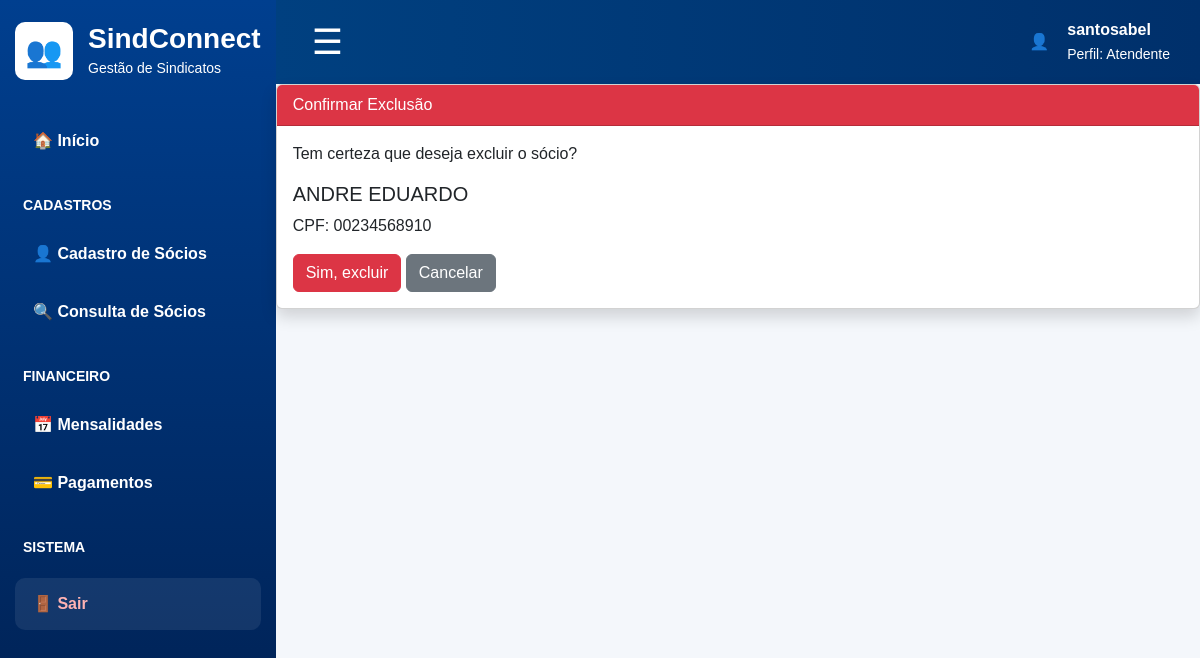
Before: /socios/excluir/8/ (signed in) with the older database file.
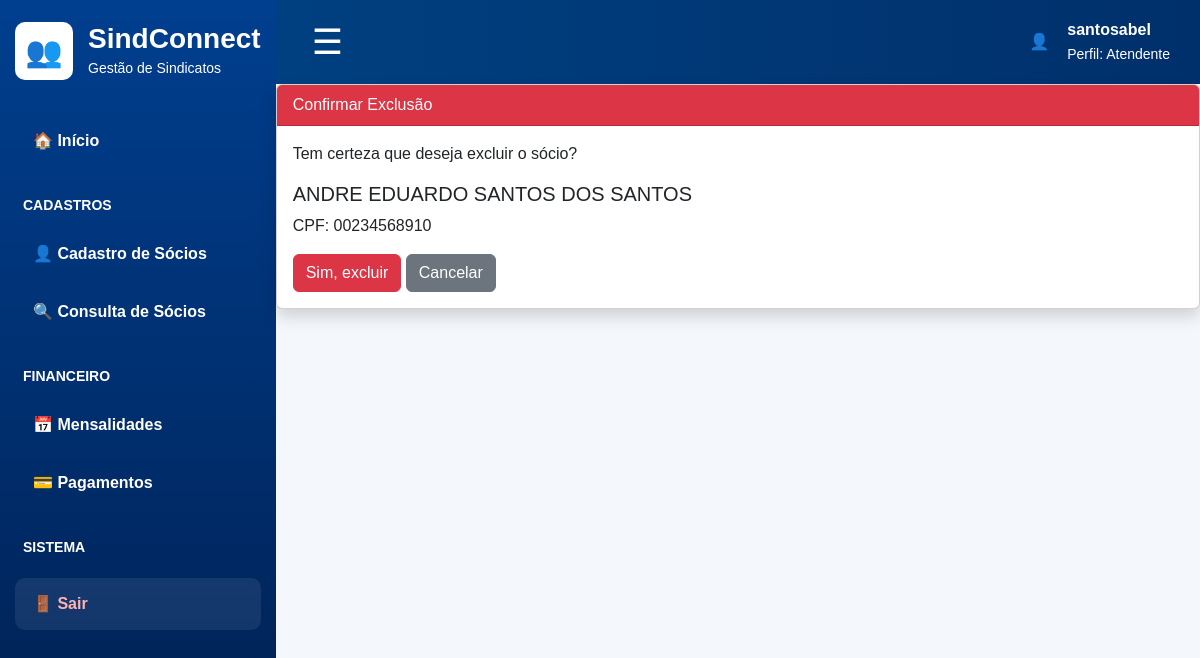
After: the same page with the newer database file.
### app/models.py (models this page shows, shortened)
class Socio(models.Model):
    SEXO_CHOICES = [
        ('M', 'Masculino'),
        ('F', 'Feminino'),
        ('O', 'Outro'),
    ]
    nome = models.CharField(max_length=150)
    cpf = models.CharField(max_length=14, unique=True)
    rg = models.CharField(max_length=20, blank=True, null=True)
    data_nascimento = models.DateField()
    sexo = models.CharField(max_length=1, choices=SEXO_CHOICES)
    endereco = models.CharField(max_length=200)
    telefone = models.CharField(max_length=20)
    email = models.EmailField(blank=True, null=True)
    cargo_funcao = models.CharField(max_length=100)
    data_filiacao = models.DateField()
    documentos = models.TextField(blank=True, null=True)
    criado_em = models.DateTimeField(auto_now_add=True)

### app/views.py (the view)
# urls.py: path('socios/excluir/<int:id>/', views.excluir_socio, name='excluir_socio'),
@login_required
def excluir_socio(request, id):
    socio = get_object_or_404(Socio, id=id)
    if request.method == 'POST':
        socio.delete()
        return redirect('lista_socios')
    return render(request, 'excluir_socio.html', {'socio': socio})

### templates/excluir_socio.html (shortened to what this page needs)
{% extends 'base_atendente.html' %}
{% block conteudo %}
<div class="card shadow">
    <div class="card-header bg-danger text-white">
        Confirmar Exclusão
    </div>
    <div class="card-body">
        <p>Tem certeza que deseja excluir o sócio?</p>
        <h5>{{ socio.nome }}</h5>
        <p>CPF: {{ socio.cpf }}</p>
        <form method="post">
            <button type="submit" class="btn btn-danger">
                Sim, excluir
            </button>
            <a href="{% url 'lista_socios' %}" class="btn btn-secondary">
                Cancelar
            </a>
        </form>
    </div>
</div>
{% endblock %}

Changed rows visible on the page:
changed Socio: nome "ANDRE EDUARDO" → "ANDRE EDUARDO SANTOS DOS SANTOS"
